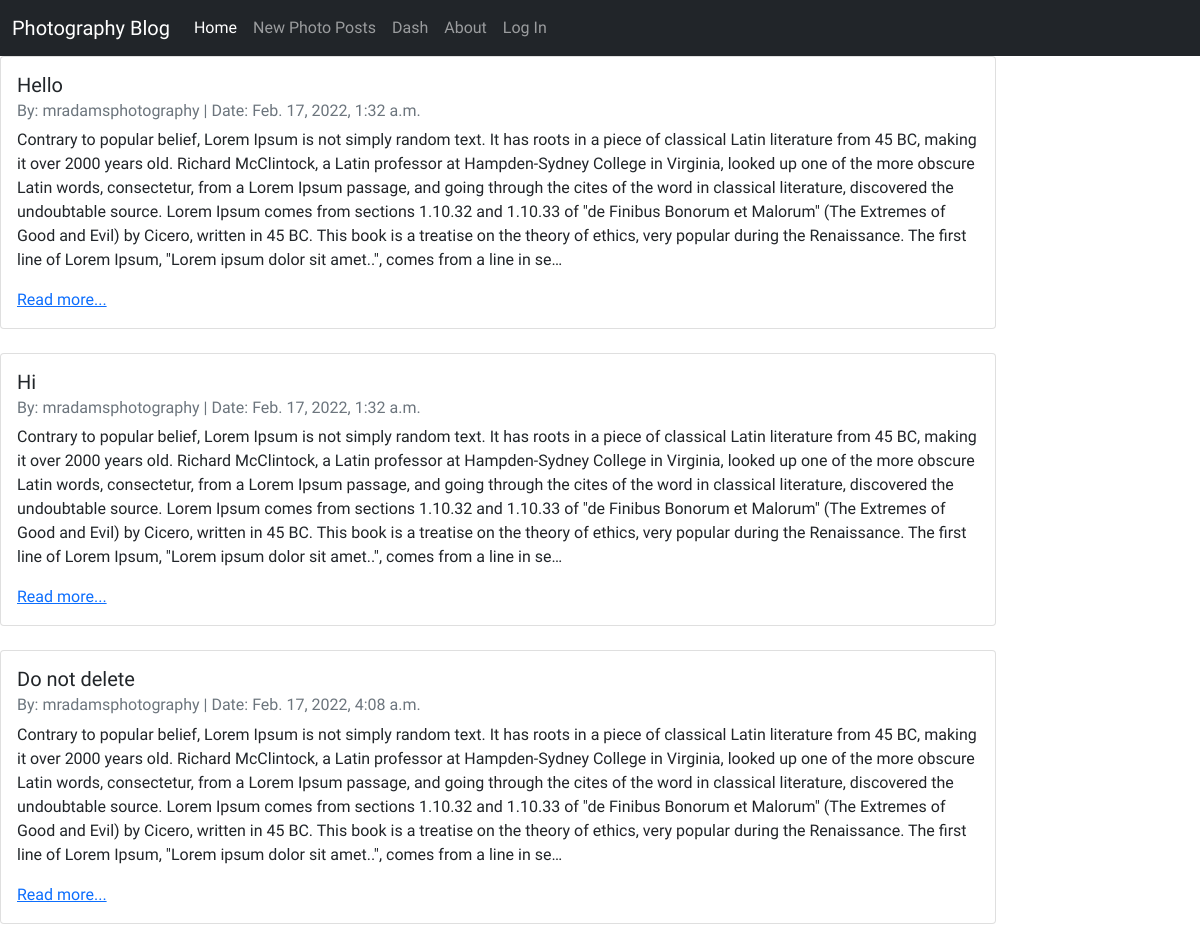
The page / on the database its author committed.
### posts/models.py (models this page shows, shortened)
class Post(models. Model):
    title = models.CharField(max_length=256)
    author = models.ForeignKey(
        'auth.User',
        on_delete=models.CASCADE
    )
    body = models.TextField()
    created_at =models.DateTimeField(auto_now_add=True)

### posts/views.py (the view)
# urls.py: path('', PostListView.as_view(), name="post_list"),
class PostListView(ListView):
    template_name = "post_list.html"
    model = Post

### templates/post_list.html (shortened to what this page needs)
{% extends 'base.html' %}
{% block content %}
{% for post in post_list %}
<div class="row">
    <div class="col-md-10">
        <div class="card">
            <div class="card-body">
                <h5 class="card-title">{{ post.title }}</h5>
                <h6 class="card-subtitle mb-2 text-muted">
                    By: {{ post.author }} | Date: {{ post.created_at }}
                </h6>
                <p class="card-text">{{ post.body|truncatechars:750 }}</p>
                <a href="{% url 'post_detail' post.id %}" class="card-link">Read more...</a>
            </div>
        </div>
        <br />
    </div>
</div>
{% endfor %}
{% endblock content %}

### static/css/base.css (style rules this page uses)
body { font-family: 'Abel', sans-serif; font-weight: 400; }

### rows shown on the page
Post: title "Hello", author "mradamsphotography", created_at "Feb. 17, 2022, 1:32 a.m.", body "Contrary to popular belief, Lorem Ipsum is not simply random text. It has roots in a piece of classical Latin literature from 45 BC, making it over 2000 years old. Richard McClintock, a Latin professor at Hampden-Sydney College in Virginia, looked up one of the more obscure Latin words, consectetur, from a Lorem Ipsum passage, and going through the cites of the word in classical literature, discovered the undoubtable source. Lorem Ipsum comes from sections 1.10.32 and 1.10.33 of \"de Finibus Bonorum et Malorum\" (The Extremes of Good and Evil) by Cicero, written in 45 BC. This book is a treatise on the theory of ethics, very popular during the Renaissance. The first line of Lorem Ipsum,…"
Post: title "Hi", author "mradamsphotography", created_at "Feb. 17, 2022, 1:32 a.m.", body "Contrary to popular belief, Lorem Ipsum is not simply random text. It has roots in a piece of classical Latin literature from 45 BC, making it over 2000 years old. Richard McClintock, a Latin professor at Hampden-Sydney College in Virginia, looked up one of the more obscure Latin words, consectetur, from a Lorem Ipsum passage, and going through the cites of the word in classical literature, discovered the undoubtable source. Lorem Ipsum comes from sections 1.10.32 and 1.10.33 of \"de Finibus Bonorum et Malorum\" (The Extremes of Good and Evil) by Cicero, written in 45 BC. This book is a treatise on the theory of ethics, very popular during the Renaissance. The first line of Lorem Ipsum,…"
Post: title "Do not delete", author "mradamsphotography", created_at "Feb. 17, 2022, 4:08 a.m.", body "Contrary to popular belief, Lorem Ipsum is not simply random text. It has roots in a piece of classical Latin literature from 45 BC, making it over 2000 years old. Richard McClintock, a Latin professor at Hampden-Sydney College in Virginia, looked up one of the more obscure Latin words, consectetur, from a Lorem Ipsum passage, and going through the cites of the word in classical literature, discovered the undoubtable source. Lorem Ipsum comes from sections 1.10.32 and 1.10.33 of \"de Finibus Bonorum et Malorum\" (The Extremes of Good and Evil) by Cicero, written in 45 BC. This book is a treatise on the theory of ethics, very popular during the Renaissance. The first line of Lorem Ipsum,…"
